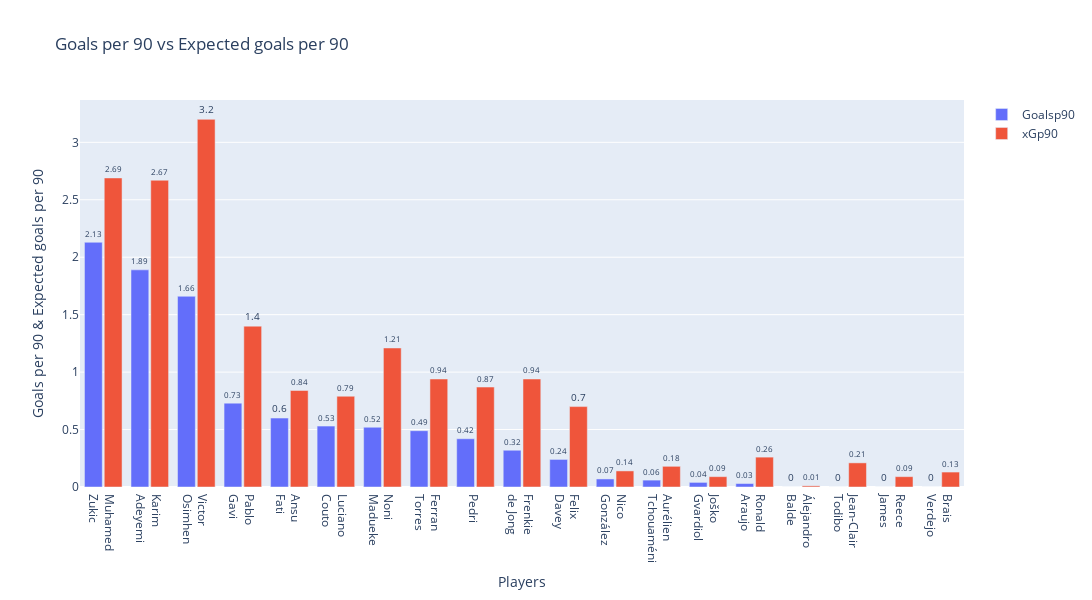

The notebook cell saved with this chart:
### Code cell
grouped_bar('Goalsp90', 'xGp90')

### Figure 1 — Plotly figure (JSON) as saved in the notebook; plotly's stock layout.template omitted (floating-point values rounded to 4 significant figures)
{"data": [{"cliponaxis": false, "name": "Goalsp90", "text": [0, 0, 0, 0, 0.03, 0.04, 0.06, 0.07, 0.24, 0.32, 0.42, 0.49, 0.52, 0.53, 0.6, 0.73, 1.66, 1.89, 2.13], "textfont": {"size": 10}, "textposition": "outside", "type": "bar", "x": ["Álejandro<br>Balde", "Jean-Clair<br>Todibo", "Reece<br>James", "Brais<br>Verdejo", "Ronald<br>Araujo", "Joško<br>Gvardiol", "Aurélien<br>Tchouaméni", "Nico<br>González", "Felix<br>Davey", "Frenkie<br>de Jong", "Pedri", "Ferran<br>Torres", "Noni<br>Madueke", "Luciano<br>Couto", "Ansu<br>Fati", "Pablo<br>Gavi", "Victor<br>Osimhen", "Karim<br>Adeyemi", "Muhamed<br>Zukic"], "y": [0, 0, 0, 0, 0.03, 0.04, 0.06, 0.07, 0.24, 0.32, 0.42, 0.49, 0.52, 0.53, 0.6, 0.73, 1.66, 1.89, 2.13]}, {"cliponaxis": false, "name": "xGp90", "text": [0.01, 0.21, 0.09, 0.13, 0.26, 0.09, 0.18, 0.14, 0.7, 0.94, 0.87, 0.94, 1.21, 0.79, 0.84, 1.4, 3.2, 2.67, 2.69], "textfont": {"size": 10}, "textposition": "outside", "type": "bar", "x": ["Álejandro<br>Balde", "Jean-Clair<br>Todibo", "Reece<br>James", "Brais<br>Verdejo", "Ronald<br>Araujo", "Joško<br>Gvardiol", "Aurélien<br>Tchouaméni", "Nico<br>González", "Felix<br>Davey", "Frenkie<br>de Jong", "Pedri", "Ferran<br>Torres", "Noni<br>Madueke", "Luciano<br>Couto", "Ansu<br>Fati", "Pablo<br>Gavi", "Victor<br>Osimhen", "Karim<br>Adeyemi", "Muhamed<br>Zukic"], "y": [0.01, 0.21, 0.09, 0.13, 0.26, 0.09, 0.18, 0.14, 0.7, 0.94, 0.87, 0.94, 1.21, 0.79, 0.84, 1.4, 3.2, 2.67, 2.69]}], "layout": {"bargap": 0.15, "bargroupgap": 0.1, "barmode": "group", "height": 600, "title": {"text": "Goals per 90 vs Expected goals per 90"}, "width": 1600, "xaxis": {"categoryorder": "min descending", "title": {"text": "Players"}}, "yaxis": {"title": {"text": "Goals per 90 & Expected goals per 90"}}}}
